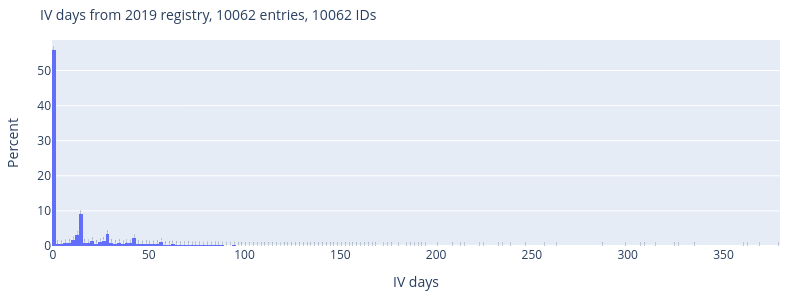
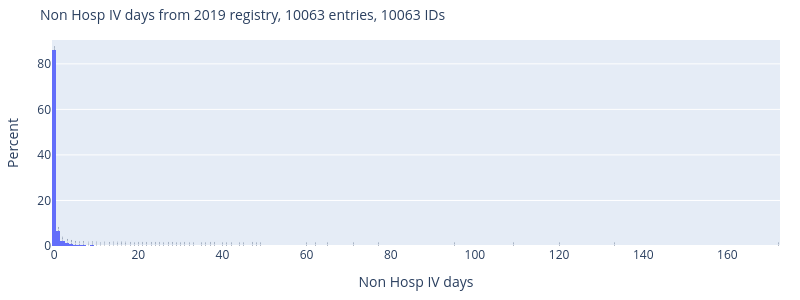

These figures' notebook cell, in order:
### Markdown cell above
#### Plot number of days treatment

Note: rather plot subgroups of individuals where the model confidently disagrees

### Code cell
# Check number of IVs, now showing normalized percentage per bar and showing the percent label per bar
import plotly.express as px


for col in ["IV days", "Non Hosp IV days"]:
    fig = px.histogram(df, x=col, histnorm="percent", text_auto=".2f")
    fig.update_traces(textangle=270)
    ids = df[~df[col].isna()].ID.nunique()
    notnan = (~df[col].isna()).sum()
    title = f"{col} from 2019 registry, {notnan} entries, {ids} IDs"
    fig.update_layout(
        height=300,
        width=800,
        title=dict(text=title, font=dict(size=14)),
        margin=dict(l=40, r=20, t=40, b=40),
        xaxis_title=col,
        yaxis_title="Percent",
    )
    fig.show()
    # fig.write_image(f"{dh.get_path_to_main()}PlotsCFR/{title}.pdf")

# CCL: 75% of individuals had no hosp IVs between 2019 and 2023. 85% no home IVs. Trikata arrived in nov 2020

### Figure 1 — Plotly figure (JSON) as saved in the notebook; plotly's stock layout.template omitted (floating-point values rounded to 4 significant figures; data arrays with more than 128 entries replaced by an {"elided": "..."} marker saying what was removed)
{"data": [{"alignmentgroup": "True", "bingroup": "x", "histnorm": "percent", "hovertemplate": "IV days=%{x}<br>percent=%{y}<extra></extra>", "legendgroup": "", "marker": {"color": "#636efa", "pattern": {"shape": ""}}, "name": "", "offsetgroup": "", "orientation": "v", "showlegend": false, "textangle": -90, "texttemplate": "%{value:.2f}", "type": "histogram", "x": {"elided": "10063 int values"}, "xaxis": "x", "yaxis": "y"}], "layout": {"barmode": "relative", "height": 300, "legend": {"tracegroupgap": 0}, "margin": {"b": 40, "l": 40, "r": 20, "t": 40}, "title": {"font": {"size": 14}, "text": "IV days from 2019 registry, 10062 entries, 10062 IDs"}, "width": 800, "xaxis": {"anchor": "y", "domain": [0, 1], "title": {"text": "IV days"}}, "yaxis": {"anchor": "x", "domain": [0, 1], "title": {"text": "Percent"}}}}

### Figure 2 — Plotly figure (JSON) as saved in the notebook; plotly's stock layout.template omitted (floating-point values rounded to 4 significant figures; data arrays with more than 128 entries replaced by an {"elided": "..."} marker saying what was removed)
{"data": [{"alignmentgroup": "True", "bingroup": "x", "histnorm": "percent", "hovertemplate": "Non Hosp IV days=%{x}<br>percent=%{y}<extra></extra>", "legendgroup": "", "marker": {"color": "#636efa", "pattern": {"shape": ""}}, "name": "", "offsetgroup": "", "orientation": "v", "showlegend": false, "textangle": -90, "texttemplate": "%{value:.2f}", "type": "histogram", "x": {"elided": "10063 int values"}, "xaxis": "x", "yaxis": "y"}], "layout": {"barmode": "relative", "height": 300, "legend": {"tracegroupgap": 0}, "margin": {"b": 40, "l": 40, "r": 20, "t": 40}, "title": {"font": {"size": 14}, "text": "Non Hosp IV days from 2019 registry, 10063 entries, 10063 IDs"}, "width": 800, "xaxis": {"anchor": "y", "domain": [0, 1], "title": {"text": "Non Hosp IV days"}}, "yaxis": {"anchor": "x", "domain": [0, 1], "title": {"text": "Percent"}}}}
